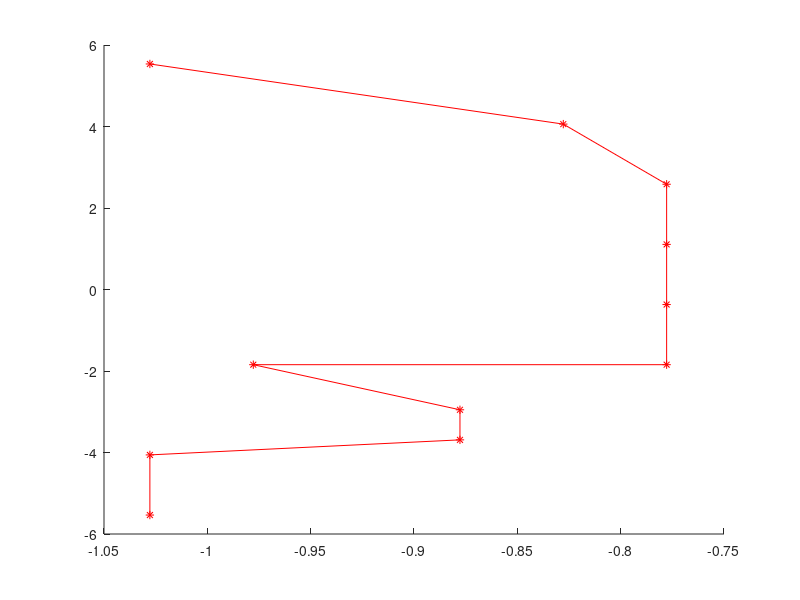

Source code (MATLAB): (Note: this script raises an error after producing the figure.)
V = [ -1.0278       5.5347            0;
     -0.82776       4.0588          0.5;
     -0.77776       2.5829            1;
     -0.77776       1.1069          1.5;
     -0.77776     -0.36898            2;
     -0.77776      -1.8449          2.5;
     -0.97776      -1.8449            3;
     -0.87776      -2.9518          3.5;
     -0.87776      -3.6898            4;
      -1.0278      -4.0588          4.5;
      -1.0278      -5.5347           10]; %l shape
E = [1:size(V,1)-1; 2:size(V,1)]';


V1 = V(1:(end-2),:) - V(2:(end-1),:);
V2 = V(3:end,:) - V(2:(end-1),:);
%V2 = V(E(:,2),:);
V12 = cross(V1,V2);
V12norm = sqrt(V12(:,1).^2+V12(:,2).^2+V12(:,3).^2);
V1norm = sqrt(V1(:,1).^2+V1(:,2).^2+V1(:,3).^2);
V2norm = sqrt(V2(:,1).^2+V2(:,2).^2+V2(:,3).^2);

if(V12norm < eps)
    V12norm = eps;
end

zhat = V12./V12norm;


theta = 2*atan2(dot(V12, zhat, 2), V1norm.*V2norm + dot(V1,V2,2));
theta0 = pi;
%bending energy 
k = 100;
e = 0.5*100*(theta-theta0).^2;

%bending energy gradient
grad = [k*theta.*(cross(V1,zhat)./(V1norm.*V1norm)); ...
        -k*(theta-0).*((cross(V2,zhat)./(V2norm.*V2norm)) - (cross(V1,zhat)./(V1norm.*V1norm))); ...
       k*theta.*(cross(V2,zhat)./(V2norm.*V2norm))]; 
    

hold on;
plot(V(:,1), V(:,2), 'r');
plot(V(:,1), V(:,2), 'r*');
line([V(:,1)'; V(:,1)' + 0.01*grad(:,1)'], [V(:,2)'; V(:,2)' + 0.01*grad(:,2)'], 'Color', [0 0 1]);
hold off;
axis equal;
